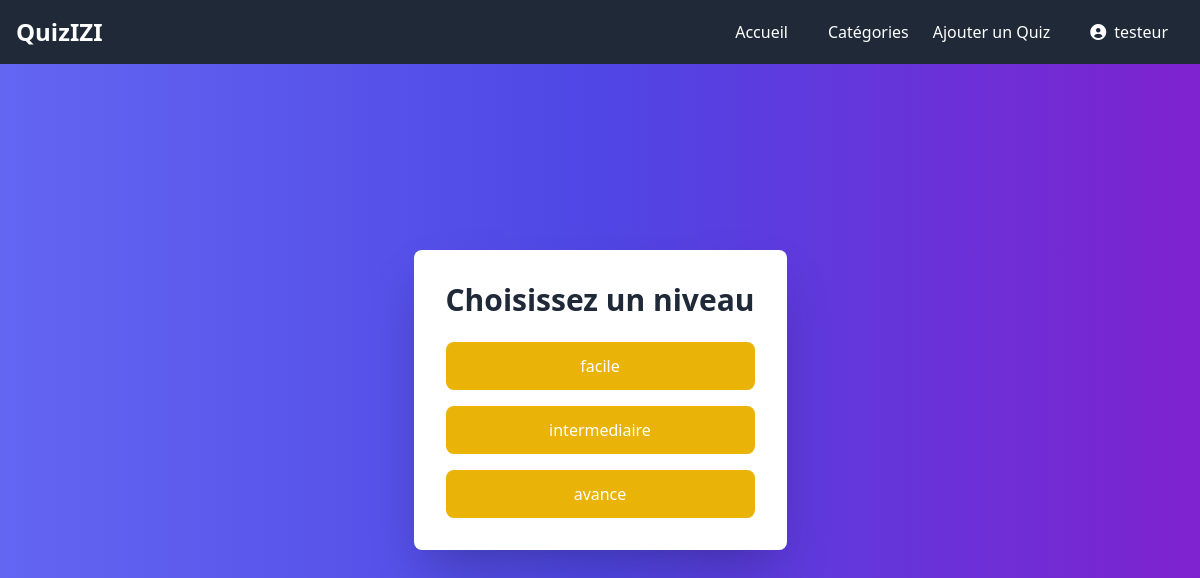
/home/categories/1/questionnaires/ (signed in), run on the app's committed database.
### quiz/models.py (models this page shows, shortened)
class Questionnaire(models.Model):
    id_questionnaire = models.AutoField(primary_key=True)
    titre = models.CharField(max_length=255)
    categorie = models.ForeignKey(
        CategorieQuiz, on_delete=models.CASCADE, related_name="questionnaires"
    )
    niveau = models.CharField(
        max_length=50,
        choices=[
            ('facile', 'Facile'),
            ('intermediaire', 'Intermédiaire'),
            ('avance', 'Avancé')
        ],
        default='facile'  # Par défaut, on commence avec "facile"
    )
    niveau_suivant = models.ForeignKey(
        'self', null=True, blank=True, on_delete=models.SET_NULL,
        related_name='niveau_precedent'
    )
    date_creation = models.DateTimeField(auto_now_add=True)
    update = models.DateTimeField(auto_now=True)
    class Meta:
        unique_together = ('titre', 'categorie', 'niveau')  # Contraintes d'unicité

### quiz/views.py (the view)
# urls.py: path("categories/<int:category_id>/questionnaires/", views.questionnaires_by_category, name="questionnaires_by_category"),
def questionnaires_by_category(request, category_id):
    category = get_object_or_404(CategorieQuiz, id_cat=category_id)
    questionnaires = category.questionnaires.all()
    return render(request, "niveau/questionnaire.html", {
        "category": category,
        "questionnaires": questionnaires,
    })

### quiz/templates/niveau/questionnaire.html (shortened to what this page needs)
<!DOCTYPE html>
<html lang="fr">
<head>
  <script src="https://cdn.tailwindcss.com"></script>
  <link rel="stylesheet" href="https://cdnjs.cloudflare.com/ajax/libs/font-awesome/6.0.0-beta3/css/all.min.css">
</head>
<body class="bg-gradient-to-r from-indigo-500 via-indigo-600 to-purple-700 min-h-screen flex flex-col justify-center items-center text-white">
  <nav class="bg-gray-800 p-4 text-white w-full fixed top-0 left-0 z-10">
    <div class="max-w-7xl mx-auto flex items-center justify-between">
      <a href="{% url 'home' %}" class="text-2xl font-bold">QuizIZI</a>
      <ul class="flex space-x-6">
        <a href="{% url 'home' %}" class="text-white hover:text-gray-600 mx-4">Accueil</a>
        <a href="{% url 'category_list' %}" class="text-white hover:text-gray-600 mx-4">Catégories</a>
        <a href="{% url 'ajouter_quiz' %}" class="text-white hover:text-gray-600 mx-4">Ajouter un Quiz</a>
        <li class="relative">
            <a href="#" class="text-white hover:text-gray-600 mx-4 flex items-center" id="userDropdown" aria-expanded="false">
              <i class="fas fa-user-circle mr-2"></i> {{ user.username }}
            </a>
        </li>
      </ul>
    </div>
  </nav>
  <div class="max-w-2xl bg-white rounded-lg shadow-2xl p-8 transform hover:scale-105 transition duration-300 ease-in-out">
    <h1 class="text-3xl font-bold text-gray-800 mb-6 text-center">Choisissez un niveau</h1>
    <ul class="space-y-4">
        {% for questionnaire in questionnaires %}
            <li>
                <a href="{% url 'questions_by_questionnaire' questionnaire.id_questionnaire %}" class="block w-full text-center bg-yellow-500 text-white py-3 rounded-lg hover:bg-green-600 transform hover:scale-105 transition duration-300 ease-in-out">
                    {{ questionnaire.niveau }}
                </a>
            </li>
        {% endfor %}
    </ul>
  </div>
</body>
</html>

### data on the page
Questionnaire: niveau "facile"
Questionnaire: niveau "intermediaire"
Questionnaire: niveau "avance"

### other printed values
{{ user.username }} "testeur"
